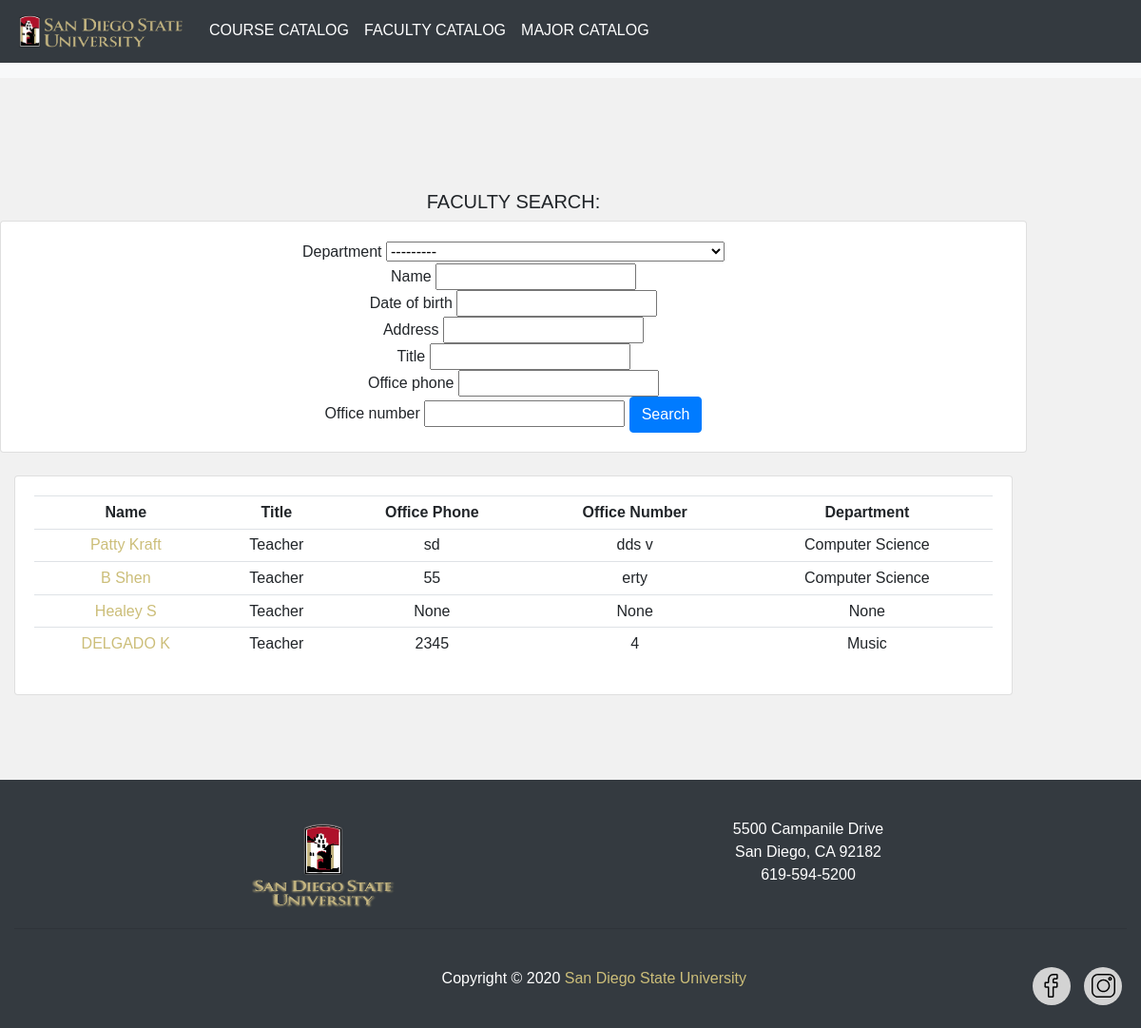
Screenshot of /accounts/catalog/faculty_list/ with the database file from the repository.
### school/models.py (models this page shows, shortened)
class Faculty(models.Model):
    user = models.OneToOneField(CustomUser, null=True, on_delete=models.CASCADE)
    department = models.ForeignKey(Department, null=True, on_delete=models.SET_NULL)
    name = models.CharField(max_length=200, null=True)
    date_of_birth = models.DateField(default=timezone.now)
    address = models.CharField(max_length=200, null=True)
    email = models.CharField(max_length=200, null=True, blank=True)
    title = models.CharField(max_length=200, null=True)
    office_phone = models.CharField(max_length=200, null=True)
    office_number = models.CharField(max_length=200, null=True)
    office_hours = models.CharField(max_length=200, null=True)

class Department(models.Model):
    department_name = models.CharField(max_length=200, null=True)
    def __str__(self):
        return self.department_name

### school/views.py (the view)
# urls.py: path('catalog/faculty_list/', views.catalog_faculty, name='catalog_faculty'),
def catalog_faculty(request):
    faculty_list = Faculty.objects.all()
    my_filter = FacultyFilter(request.GET, queryset=faculty_list)
    faculty_list = my_filter.qs
    context = {
        'faculty_list': faculty_list,
        'filter': my_filter
    }
    return render(request, 'school/catalog/faculty_list.html', context)

### school/templates/school/catalog/faculty_list.html
{% extends 'school/base.html' %}
{% block content %}
<div class="row">
	<div class="col">
		<h5>FACULTY SEARCH:</h5>
		<div class="card card-body">
			<form method="get">
			{{filter.form.department.label}}
			<a data-toggle="tooltip" title="Search faculty by department">{{filter.form.department}}</a>
			<br>
			{{filter.form.name.label}}
			<a data-toggle="tooltip" title="Search faculty by name">{{filter.form.name}}</a>
			<br>
			{{filter.form.date_of_birth.label}}
			<a data-toggle="tooltip" title="Search faculty by date of birth">{{filter.form.date_of_birth}}</a>
			<br>
			{{filter.form.address.label}}
			<a data-toggle="tooltip" title="Search faculty by address">{{filter.form.address}}</a>
			<br>
			{{filter.form.title.label}}
			<a data-toggle="tooltip" title="Search faculty by title">{{filter.form.title}}</a>
			<br>
			{{filter.form.office_phone.label}}
			<a data-toggle="tooltip" title="Search faculty by office phone number">{{filter.form.office_phone}}</a>
			<br>
			{{filter.form.office_number.label}}
			<a data-toggle="tooltip" title="Search faculty by office number">{{filter.form.office_number}}</a>
		    <button class="btn btn-primary" type="submit">Search</button>
		  </form>
		</div>
	</div>
</div>
<br>
<div class="col-md-12">
		<div class="card card-body">
			<table class="table table-sm">
				<tr>
					<th>Name</th>
					<th>Title</th>
					<th>Office Phone</th>
					<th>Office Number</th>
					<th>Department</th>
				</tr>
				{% for faculty in faculty_list %}
					<tr>
						<td><a href="{% url 'faculty_detail' faculty.id %}">{{faculty.name}}</a></td>
						<td>{{faculty.title}}</td>
						<td>{{faculty.office_phone}}</td>
						<td>{{faculty.office_number}}</td>
                        <td>{{faculty.department}}</td>
					</tr>
				{% endfor %}
			</table>
		</div>
	</div>
{% endblock %}

### school/static/assets/css/styles.css (style rules this page uses)
* { margin: 0; padding: 0; box-sizing: border-box; }
body { font-family: Arial, Helvetica, sans-serif; background-color: #f1f1f1; position: relative; min-height: 100vh; }
a { text-decoration: none; }

### school/templates/school/footer.html (style rules this page uses)
a { color: #CCBE79; }

### rows the page displays
Faculty: name "Patty Kraft", title "Teacher", office_phone "sd", office_number "dds v", department "Computer Science"
Faculty: name "B Shen", title "Teacher", office_phone "55", office_number "erty", department "Computer Science"
Faculty: name "Healey S", title "Teacher", office_phone "None", office_number "None", department "None"
Faculty: name "DELGADO K", title "Teacher", office_phone "2345", office_number "4", department "Music"

### other values shown
{{ filter.form.department.label }} "Department"
{{ filter.form.name.label }} "Name"
{{ filter.form.date_of_birth.label }} "Date of birth"
{{ filter.form.address.label }} "Address"
{{ filter.form.title.label }} "Title"
{{ filter.form.office_phone.label }} "Office phone"
{{ filter.form.office_number.label }} "Office number"
